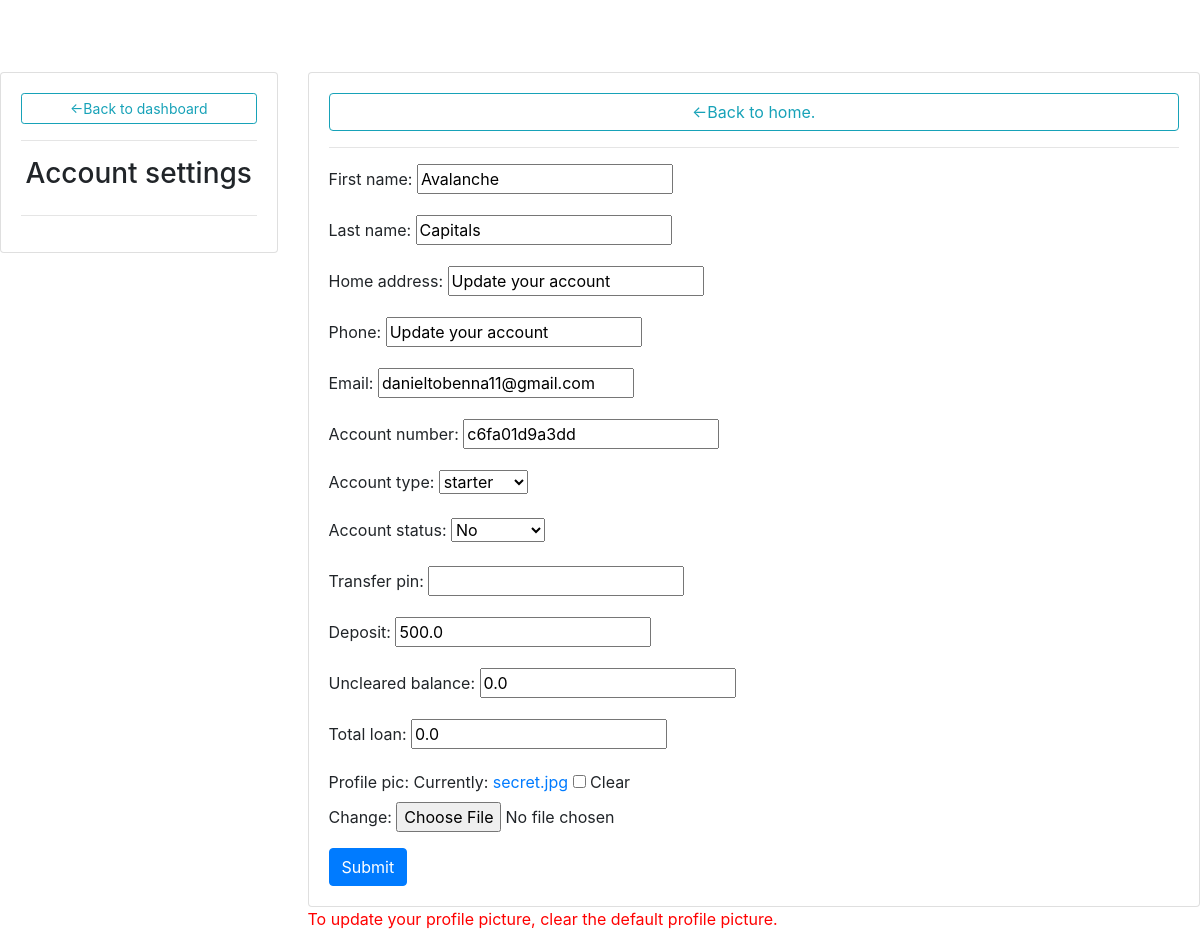
Page /admingotouserprofile/2/ (signed in) on the committed database.
### bankprojapp/models.py (models this page shows, shortened)
class Client(models.Model):
	TYPE=(
		('starter', 'starter'),
		('savings', 'savings'),
		('standard', 'standard'),
		('premium', 'premium'),
		('current', 'current'),
		)
	user= models.OneToOneField(User, null=True, on_delete=models.CASCADE)
	first_name= models.CharField(max_length=200, null=True)
	last_name= models.CharField(max_length=200, null=True)
	home_address= models.CharField(default="Update your account", max_length=200, null=True)
	phone= models.CharField(default="Update your account", max_length=200, null=True)
	email= models.CharField(max_length=200, null=True)
	account_number= models.CharField(max_length=12, blank=True)
	account_type= models.CharField(max_length= 200, null=True, choices=TYPE, default='starter')
	account_status= models.BooleanField(default=True, null=True, blank=True)
	transfer_pin= models.CharField(max_length= 4, null=True, blank=True)
	deposit= models.FloatField(default=0, null=True)
	uncleared_balance= models.FloatField(default=0, null=True)
	total_loan= models.FloatField(default=0, null=True)
	profile_pic= models.ImageField(null=True, blank=True)
	date_created= models.DateTimeField(auto_now_add=True, null=True)

### bankprojapp/views.py (the view)
# urls.py: path('admingotouserprofile/<str:pk>/', views.admingotouserprofile, name='admingotouserprofile'),
@login_required(login_url='clientsignin')
@staff_member_required
def admingotouserprofile(request, pk):
	client= Client.objects.get(id=pk)
	form= ClientForm(instance=client)
	if request.method=='POST':
		form= ClientForm(request.POST, request.FILES, instance=client)
		if form.is_valid():
			form.save()
	context= {'form':form}
	return render(request, 'bankprojapp/admingotouserprofilepage.html', context)

### bankprojapp/forms.py
class ClientForm(ModelForm):
	class Meta:
		model= Client
		fields= '__all__'
		exclude=['user']

### bankprojapp/templates/bankprojapp/admingotouserprofilepage.html (shortened to what this page needs)
<!DOCTYPE html>
{% load static %}
<html>
<head>
	<link rel="stylesheet" href="https://stackpath.bootstrapcdn.com/bootstrap/4.1.3/css/bootstrap.min.css">
    <link rel="stylesheet" href="https://use.fontawesome.com/releases/v5.6.1/css/all.css">
</head>
<body>
<br>
<br>
<br>
<div class="row">
	<div class="col-md-3">
		<div class="card card-body">
			<a href="{% url 'admindashboard' %}" class="btn btn-outline-info btn-sm">&#8592;Back to dashboard</a>
			<hr>
			<h3 style="text-align: center;">Account settings</h3>
			<hr>
		</div>
	</div>
		<div class="col-md-9">
		<div class="card card-body">
			<a href="{% url 'home' %}" class="btn btn-outline-info">&#8592;Back to home.</a>
			<hr>
			<form method="Post" action="" enctype='multipart/form-data'>
				{{form.as_p}}
				<input type="submit" class="btn btn-primary" name="Update information">
			</form>
		</div>
		<p style="color: red;">To update your profile picture, clear the default profile picture.</p>
	</div>
</div>
</body>
</html>

### rows in the picture
Client: first_name "Avalanche", last_name "Capitals", home_address "Update your account", phone "Update your account", email "danieltobenna11@gmail.com", account_number "c6fa01d9a3dd", account_type "starter", account_status "No", deposit "500.0", uncleared_balance "0.0", total_loan "0.0"
